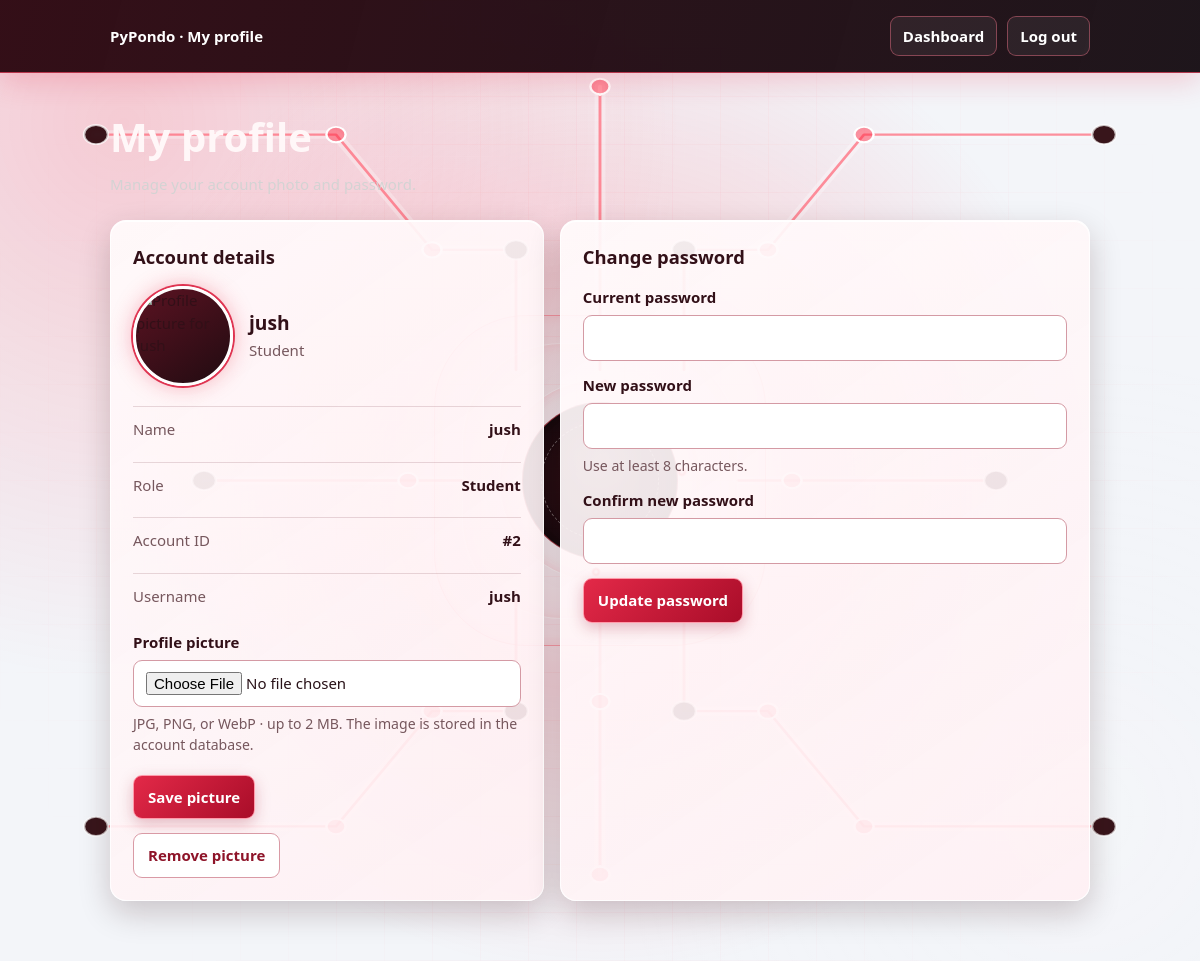
The page /profile (signed in) on the database its author committed.
### app.py (models this page shows, shortened)
class User(UserMixin, db.Model):
    id = db.Column(db.Integer, primary_key=True)
    username = db.Column(db.String(80), unique=True, nullable=False)
    password_hash = db.Column(db.String(120), nullable=False)
    pondo = db.Column(db.Float, default=0.0)
    is_admin = db.Column(db.Boolean, default=False)
    role = db.Column(db.String(32), nullable=False, default="student")
    full_name = db.Column(db.String(160), nullable=True)
    is_active_staff = db.Column(db.Boolean, nullable=False, default=True)
    profile_picture = db.Column(db.LargeBinary, nullable=True)
    profile_picture_mime = db.Column(db.String(32), nullable=True)
    @property
    def is_active(self):
        return self.is_active_staff

### profile_routes.py (the view, shortened to what this page needs)
    @profile.route("/profile", methods=["GET", "POST"])
    @login_required
    def profile_page():
        role_name = "Administrator" if current_user.is_admin else (current_user.role or "student").replace("_", " ").title()
        return render_template(
            "profile.html",
            profile_user=current_user,
            profile_name=current_user.full_name or current_user.username,
            profile_role=role_name,
        )

### app.py (called while the page is built, shortened)
@login_manager.user_loader
def load_user(user_id):
    return db.session.get(User, int(user_id))

@app.before_request
def bootstrap_schema():
    if not getattr(app, "_schema_ready", False):
        initialize_database()

@app.before_request
def limit_profile_picture_request_body():
    if request.method == "POST" and request.path in {"/profile", "/api/mobile/profile"}:
        request.max_content_length = MAX_PROFILE_IMAGE_BYTES + MAX_PROFILE_UPLOAD_OVERHEAD_BYTES

@app.before_request
def allow_mobile_api_preflight():
    normalized_path = (request.path or "").rstrip("/")
    if request.method != "OPTIONS":
        return None

@app.after_request
def add_mobile_api_cors_headers(response):
    normalized_path = (request.path or "").rstrip("/")
    if normalized_path == "/api/server-info" or normalized_path == "/api/mobile/pairing" or normalized_path.startswith("/api/mobile/"):
        response.headers.setdefault("Access-Control-Allow-Origin", "*")
        response.headers.setdefault("Access-Control-Allow-Headers", "Content-Type, Accept, X-Requested-With")
        response.headers.setdefault("Access-Control-Allow-Methods", "GET, POST, OPTIONS")
    return response

@app.after_request
def apply_professional_dashboard_theme(response):
    themed_paths = {"/equipment", "/management", "/borrower", "/dean/pcs"}
    if (
        request.path not in themed_paths
        or request.method != "GET"
        or response.status_code != 200
        or response.is_streamed
        or "text/html" not in response.content_type
    ):
        return response

def start_periodic_billing():
    global _billing_thread_started
    if _billing_thread_started or BILLING_DISABLED:
        return

@app.before_request
def ensure_billing_started():
    start_periodic_billing()

### templates/profile.html (shortened to what this page needs)
<!doctype html>
<html lang="en">
<head>
</head>
<body>
{% include '_animated_background.html' %}
<header><div class="head"><a href="{{ url_for('role_dashboard') }}">PyPondo · My profile</a><nav><a href="{{ url_for('role_dashboard') }}">Dashboard</a><a href="{{ url_for('logout') }}">Log out</a></nav></div></header>
<main>
<h1>My profile</h1>
<p class="subtitle">Manage your account photo and password.</p>
<div class="layout">
<section class="panel" aria-labelledby="account-heading">
<h2 id="account-heading">Account details</h2>
<div class="identity">
{% if profile_user.profile_picture %}<img class="avatar" src="{{ url_for('profile.profile_picture', v=profile_picture_version) }}" alt="Profile picture for {{ profile_name }}">{% else %}<div class="avatar avatar-placeholder" aria-hidden="true">{{ profile_name[:1]|upper }}</div>{% endif %}
<div><div class="identity-name">{{ profile_name }}</div><div class="identity-role">{{ profile_role }}</div></div>
</div>
<dl class="details"><div class="detail"><dt>Name</dt><dd>{{ profile_name }}</dd></div><div class="detail"><dt>Role</dt><dd>{{ profile_role }}</dd></div><div class="detail"><dt>Account ID</dt><dd>#{{ profile_user.id }}</dd></div><div class="detail"><dt>Username</dt><dd>{{ profile_user.username }}</dd></div></dl>
<form method="post" enctype="multipart/form-data" class="field">
<label for="profile-picture">Profile picture</label>
<input id="profile-picture" type="file" name="profile_picture" accept="image/png,image/jpeg,image/webp" required>
<span class="help">JPG, PNG, or WebP · up to 2 MB. The image is stored in the account database.</span>
<div class="actions"><button type="submit">Save picture</button></div>
</form>
{% if profile_user.profile_picture %}<form method="post" class="actions"><input type="hidden" name="action" value="remove_picture"><button class="secondary" type="submit">Remove picture</button></form>{% endif %}
</section>
<section class="panel" aria-labelledby="password-heading">
<h2 id="password-heading">Change password</h2>
<form method="post" autocomplete="off">
<div class="field"><label for="current-password">Current password</label><input id="current-password" name="current_password" type="password" autocomplete="current-password" required></div>
<div class="field"><label for="new-password">New password</label><input id="new-password" name="new_password" type="password" autocomplete="new-password" minlength="8" required><span class="help">Use at least 8 characters.</span></div>
<div class="field"><label for="confirm-password">Confirm new password</label><input id="confirm-password" name="confirm_password" type="password" autocomplete="new-password" minlength="8" required></div>
<div class="actions"><button type="submit">Update password</button></div>
</form>
</section>
</div>
</main>
</body>
</html>

### templates/profile.html (style rules this page uses)
:root { --ink:#321018;--muted:#76575d;--line:#e6b5bd;--red:#c91635;--pale:#fff7f8 }
* { box-sizing:border-box }
body { margin:0;background:#16090d;color:#fff7f8;font:15px/1.5 system-ui,sans-serif }
a { color:inherit }
header { border-bottom:1px solid rgba(255,75,103,.65);background:linear-gradient(105deg,rgba(45,8,17,.97),rgba(18,9,15,.95));box-shadow:0 8px 30px rgba(226,31,61,.2) }
.head,main { width:min(980px,calc(100% - 36px));margin:auto }
.head { min-height:72px;display:flex;align-items:center;justify-content:space-between;gap:14px }
.head a { color:#fff;text-decoration:none;font-weight:700 }
.head nav { display:flex;gap:10px;flex-wrap:wrap }
.head nav a { padding:8px 12px;border:1px solid rgba(255,120,143,.42);border-radius:9px;background:rgba(255,255,255,.06) }
main { padding:34px 0 60px }
h1 { margin:0 0 6px;font-size:clamp(1.8rem,4vw,2.5rem) }
.subtitle { color:#d3d3d3;margin:0 0 24px }
.layout { display:grid;grid-template-columns:minmax(0,.9fr) minmax(0,1.1fr);gap:16px }
.panel { padding:22px;border-radius:16px;background:linear-gradient(145deg,rgba(255,250,251,.94),rgba(255,240,243,.9));border:1px solid rgba(255,255,255,.88);color:var(--ink);box-shadow:0 12px 32px rgba(40,0,8,.2),inset 0 1px #fff }
.panel h2 { margin:0 0 16px;font-size:1.15rem }
.identity { display:flex;align-items:center;gap:16px;margin-bottom:20px }
.avatar { width:100px;height:100px;flex:none;border-radius:50%;object-fit:cover;border:3px solid #fff;box-shadow:0 0 0 2px #df3451,0 0 22px rgba(226,31,61,.35);background:linear-gradient(145deg,#5b1322,#210b11) }
.identity-name { font-weight:800;font-size:1.2rem;line-height:1.2 }
.identity-role { margin-top:5px;color:var(--muted) }
.details { display:grid;gap:10px;margin:0 }
.detail { display:flex;justify-content:space-between;gap:12px;padding:11px 0;border-top:1px solid rgba(95,20,36,.15) }
.detail dt { color:var(--muted) }
.detail dd { margin:0;font-weight:700;text-align:right;overflow-wrap:anywhere }
.field { display:grid;gap:6px;margin:13px 0 }
.field label { font-weight:650 }
.field input { width:100%;padding:11px 12px;border:1px solid #d49aa4;border-radius:9px;background:#fff;color:#291218;font:inherit }
.help { font-size:.88rem;color:var(--muted) }
.actions { display:flex;gap:9px;align-items:center;flex-wrap:wrap;margin-top:14px }
button,.button { display:inline-block;border:1px solid #ff9aaa;border-radius:9px;padding:10px 14px;color:white;background:linear-gradient(135deg,#e32948,#a90d29);font:inherit;font-weight:750;text-decoration:none;cursor:pointer;box-shadow:0 5px 15px rgba(150,5,30,.25) }
.secondary { background:#fff;color:#8e1429;border-color:#d99aa5;box-shadow:none }

### templates/_animated_background.html (style rules this page uses)
body { background-color: #f3f5f9 !important; }
body > *:not(.cyber-bg) { position: relative; z-index: 1; }

### rows shown on the page
User: username "jush", role "Student", id "2"
